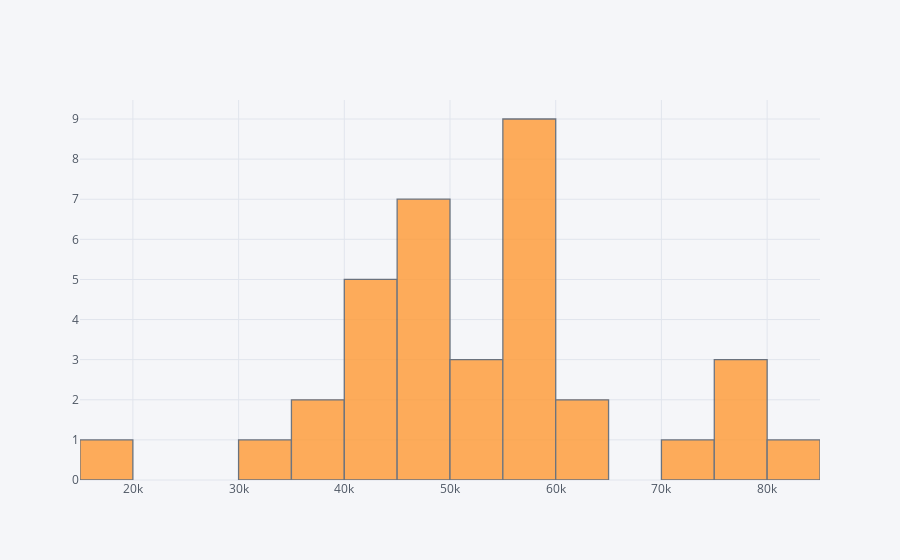

Notebook code for this chart:
### Markdown cell above
## Salary distribution for Data scientist

### Code cell
jobs.mean_salary[(jobs.contact=='cdi')].iplot(kind='histogram',bins=30)
print("The mean salary for a data scientist in CDI form the data is :"+str(jobs.mean_salary[(jobs.contact=='cdi')].mean()))

### Figure 1 — Plotly figure (JSON) as saved in the notebook; plotly's stock layout.template omitted (floating-point values rounded to 4 significant figures; data arrays with more than 128 entries replaced by an {"elided": "..."} marker saying what was removed)
{"data": [{"histfunc": "count", "histnorm": "", "marker": {"color": "rgba(255, 153, 51, 1.0)", "line": {"color": "#4D5663", "width": 1.3}}, "name": "mean_salary", "nbinsx": 30, "opacity": 0.8, "orientation": "v", "type": "histogram", "x": {"elided": "325 int values"}}], "layout": {"barmode": "overlay", "legend": {"bgcolor": "#F5F6F9", "font": {"color": "#4D5663"}}, "paper_bgcolor": "#F5F6F9", "plot_bgcolor": "#F5F6F9", "titlefont": {"color": "#4D5663"}, "xaxis1": {"gridcolor": "#E1E5ED", "showgrid": true, "tickfont": {"color": "#4D5663"}, "title": "", "titlefont": {"color": "#4D5663"}, "zerolinecolor": "#E1E5ED"}, "yaxis1": {"gridcolor": "#E1E5ED", "showgrid": true, "tickfont": {"color": "#4D5663"}, "title": "", "titlefont": {"color": "#4D5663"}, "zerolinecolor": "#E1E5ED"}}}
